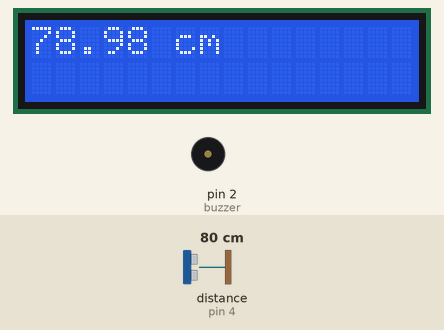
A sketch run on a simulated Arduino Uno, built with avr-gcc and run on an emulated ATmega328P. On the bench: 16×2 character LCD, buzzer (waves = sounding). Wiring (inferred from the names in the program): ultrasonic range finder: trigger pin 5; echo pin 4. Inputs (shaded band) come from the test bench; at power-on: distance to the obstacle (sensor on pin 4) 80 cm. The echo pulse lasts 58.3 µs per cm.

Above: at 1.9 s.
2.0 s: distance to the obstacle (sensor on pin 4) set to 12 cm
At 2.7 s:
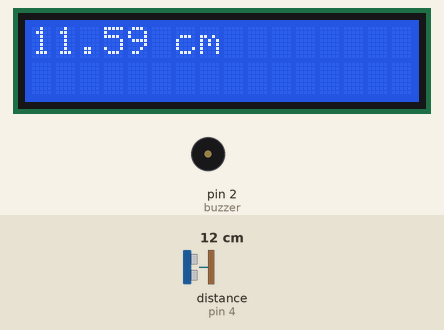
6.2 s: distance to the obstacle (sensor on pin 4) set to 9 cm
At 7.8 s:
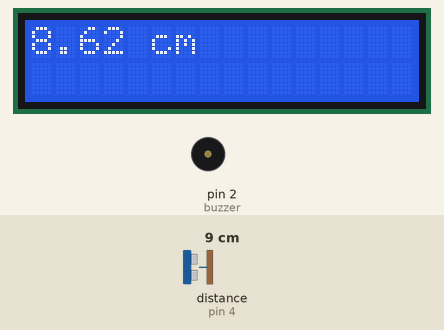
10.4 s: distance to the obstacle (sensor on pin 4) set to 7 cm
At 12.5 s:
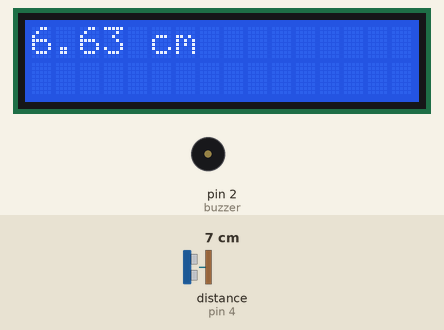
13.1 s: distance to the obstacle (sensor on pin 4) set to 4 cm
At 15.3 s:
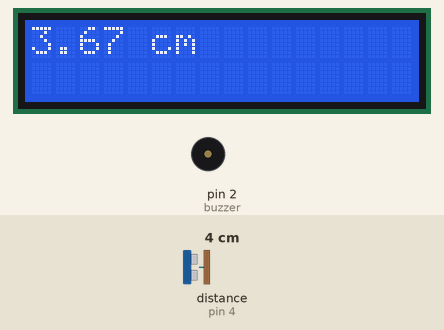
Timing chart, 0 to 17.0 s (numbered marks = the images above; inputs shaded):
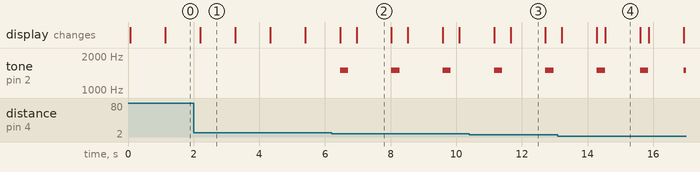

The sketch:

sensoDistanse.ino
```cpp
#include <LiquidCrystal.h>

LiquidCrystal lcd(12, 11, 10, 9, 8, 7);


int echo = 4;
int trigger = 5;

int buzzer = 2;

void setup() {
  pinMode(12, OUTPUT);
  pinMode(11, OUTPUT);
  pinMode(10, OUTPUT);
  pinMode(9, OUTPUT);
  pinMode(8, OUTPUT);
  pinMode(7, OUTPUT);

  pinMode(trigger, OUTPUT);
  pinMode(echo, INPUT);

  pinMode(buzzer, OUTPUT);
}

void loop() {
  lcd.begin(16, 2);

  digitalWrite(trigger, LOW);
  delayMicroseconds(2);
  digitalWrite(trigger, HIGH);
  delayMicroseconds(10);
  digitalWrite(trigger, LOW);

  float duracao = pulseIn(echo, HIGH);
  float distancia = duracao * 0.034 / 2;

  if(distancia <= 10.0 && distancia > 5.0){
    tone(buzzer, 1500);
    delay(250);
    noTone(buzzer);
    delay(250);
  } else if(distancia <= 5.0){
    tone(buzzer, 1500);
    delay(250);
    noTone(buzzer);
    delay(10);
  } else {
    noTone(buzzer);
  }

  lcd.print(distancia);
  lcd.print(" cm");
  delay(1000);
}
```

Measured:
- the behaviour switches between 11 and 10 cm on distance to the obstacle (sensor on pin 4) (found by bisection; images 1 and 2)
- after the input at 2.0 s, the display: first differs from a run without the input after 0.20 s (image 1)
- after the input at 6.2 s, tone on pin 2 (buzzer): alternates 1500 Hz for 0.25 s and silent for 1.3 s, starting after 0.26 s
- after the input at 10.4 s, the display: first differs from a run without the input after 1.3 s (image 3)
- after the input at 13.1 s, the display: first differs from a run without the input after 1.4 s (image 4)
- what the display in image 1 shows lasts 1.1 s, from 2.2 s to 3.3 s
